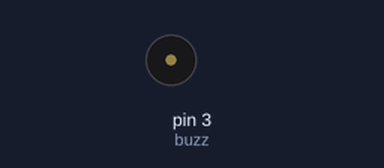
A sketch run on a simulated Arduino Uno, built with avr-gcc and run on an emulated ATmega328P. Shown: buzzer (waves = sounding).

Above: at 0.2 s.
At 22.4 s:
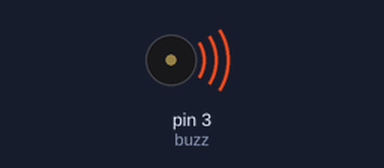
Timing chart, 0 to 26.8 s (numbered marks = the images above):
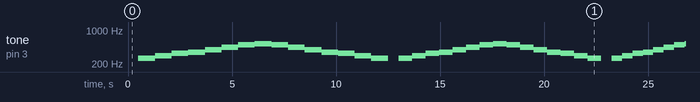

Measured:
- by itself, tone on pin 3 (buzz): plays 262 Hz for 0.80 s, 294 Hz for 0.80 s, 330 Hz for 0.80 s, 349 Hz for 0.80 s, 392 Hz for 0.80 s, 440 Hz for 0.80 s … (278 notes in this stretch)

The sketch:

sa_re_ga_ma_pa_setup_passive_buzzer.ino
```cpp
int Sa = 262, Re = 294, Ga = 330, Ma = 349, Pa = 392, Dha = 440, Ni = 494, Sa2 = 524;

const int buzz = 3;
int t = 800, dt = 800;

void setup()
{
  pinMode(buzz, OUTPUT);
}

void loop() {
  delay(500);
  tone(buzz, Sa, t);
  delay(dt);
  tone(buzz, Re, t);
  delay(dt);
  tone(buzz, Ga, t);
  delay(dt);
  tone(buzz, Ma, t);
  delay(dt);
  tone(buzz, Pa, t);
  delay(dt);
  tone(buzz, Dha, t);
  delay(dt);
  tone(buzz, Ni, t);
  delay(dt);
  tone(buzz, Sa2, t);
  delay(dt);

  tone(buzz, Ni, t);
  delay(dt);
  tone(buzz, Dha, t);
  delay(dt);
  tone(buzz, Pa, t);
  delay(dt);
  tone(buzz, Ma, t);
  delay(dt);
  tone(buzz, Ga, t);
  delay(dt);
  tone(buzz, Re, t);
  delay(dt);
  tone(buzz, Sa, t);
  delay(dt);

  if (t > 50) {
    t -= 150;
    dt -= 150;
  }

  else {
    t = 800;
    dt = 800;
  }

}
```
